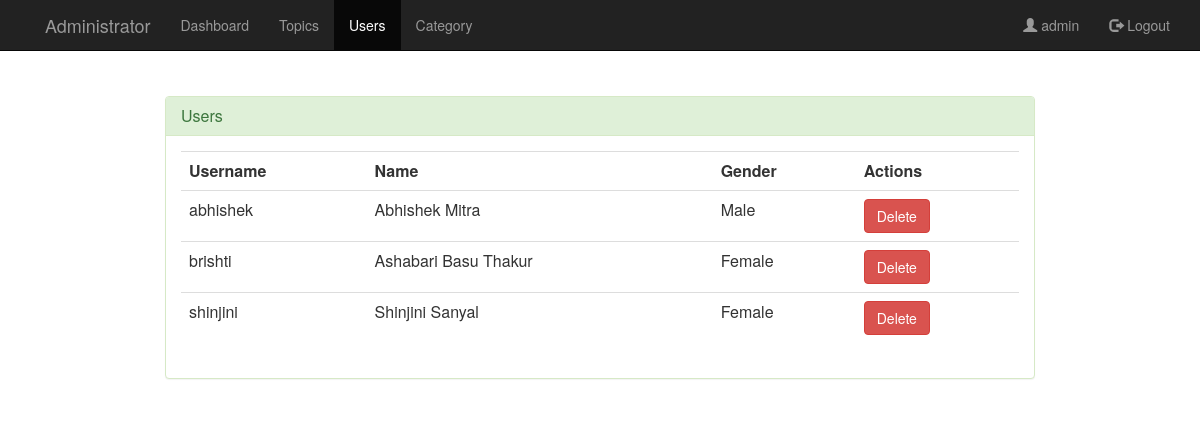
The app's page /admin/user.php (signed in) with its own data.
### tables this page shows
CREATE TABLE IF NOT EXISTS `tblaccount` (
  `accnt_Id` int(11) NOT NULL AUTO_INCREMENT,
  `username` varchar(255) DEFAULT NULL,
  `password` varchar(255) DEFAULT NULL,
  `user_Id` int(11) DEFAULT NULL,
  PRIMARY KEY (`accnt_Id`),
  KEY `user_Id` (`user_Id`)
);

CREATE TABLE IF NOT EXISTS `tbluser` (
  `user_Id` int(11) NOT NULL AUTO_INCREMENT,
  `fname` varchar(255) DEFAULT NULL,
  `lname` varchar(255) DEFAULT NULL,
  `gender` varchar(255) DEFAULT NULL,
  PRIMARY KEY (`user_Id`)
);

### admin/user.php (the view, shortened to what this page needs)
<?php
$uname=$_SESSION['uname'];
?>
<html>
<head>
	<link rel="stylesheet" type="text/css" href="../css/global.css">
	<link rel="stylesheet" type="text/css" href="../css/bootstrap.css">
	<link rel="stylesheet" type="text/css" href="../css/bootstrap.min.css">
    <link href="//netdna.bootstrapcdn.com/font-awesome/4.0.3/css/font-awesome.css" rel="stylesheet">
</head>
<body>
    <nav class="navbar navbar-inverse navbar-fixed-top">
        <div class="container">
            <div class="navbar-header page-scroll">
                <a class="navbar-brand page-scroll" href="home.php"></a>
            </div>
            <div class="navbar-header">
                <a class="navbar-brand" href="home.php">Administrator</a>
            </div>
            <div class="collapse navbar-collapse" id="bs-example-navbar-collapse-1">
                <ul class="nav navbar-nav navbar-left">
                   <li><a href="home.php"> Dashboard</a></li>
                    <li><a href="post.php"> Topics</a></li>
                    <li  class="active"><a href="user.php"> Users</a></li>
                    <li><a href="category.php">Category</a></li>
                </ul>
              <ul class="nav navbar-nav navbar-right">
                    <li><a href="#" ><span class="glyphicon glyphicon-user"></span> <?php echo $uname;?></a></li>
                <li ><a href="logout.php"><span class="glyphicon glyphicon-log-out"></span> Logout</a></li>
                </ul>
            </div>
        </div>
    </nav>
    <div class="container" style="margin:8% auto;width:900px;">
            <div class="panel panel-success">
                <div class="panel-heading">
                    <h3 class="panel-title">Users</h3>
                </div>
                 <div class="panel-body">
            <table class="table table-stripped">
                                <th>Username</th>
                                <th>Name</th>
                                <th>Gender</th>
                                <th>Actions</th>
                            <?php
                            include "../functions/db.php";
                            $sql = $con->prepare("SELECT * from tbluser as tu join tblaccount as ta on tu.user_Id=ta.user_Id");
                            $sql->execute();
							$sql->setFetchMode(PDO::FETCH_ASSOC);
                            while($row=$sql->fetch())
                            {
                                extract($row);
                                echo "<tr>";
                                echo "<td>".$username."</td>";
                                echo "<td>".$fname.' '.$lname."</td>";
                                echo "<td>".$gender."</td>";
                                echo '<td><button class="btn btn-danger" onclick="deleteuser('.$user_Id.')">Delete</button>';
                                echo "</tr>";
                            }
                            ?>
                            </table>
                     </div>
                </div>
            </div>
	</body>
</html>

### css/global.css (style rules this page uses)
body { background-color: #eee; }

### records on screen
tblaccount: username "abhishek", user_Id.fname "Abhishek", user_Id.lname "Mitra", user_Id.gender "Male"
tblaccount: username "brishti", user_Id.fname "Ashabari", user_Id.lname "Basu Thakur", user_Id.gender "Female"
tblaccount: username "shinjini", user_Id.fname "Shinjini", user_Id.lname "Sanyal", user_Id.gender "Female"

### other values on screen
$uname "admin"
